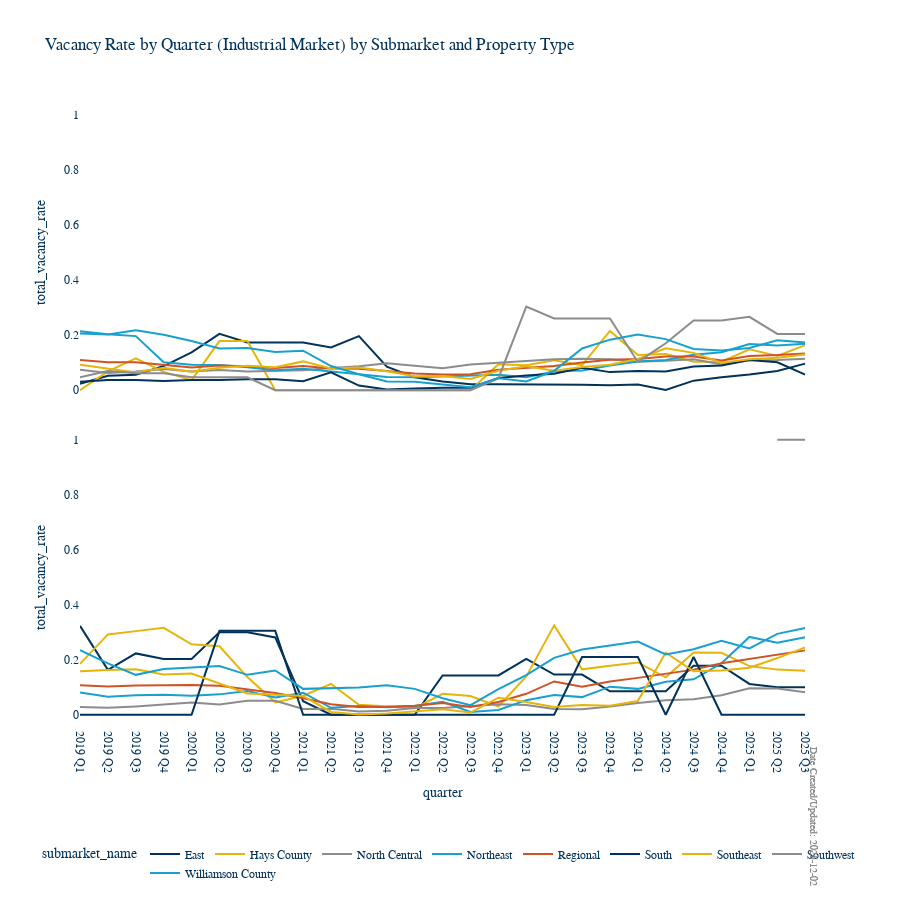

Write notebook code for a chart like this one.
### Code cell
import plotly.express as px

from datetime import datetime

# Define a function as a template for consistently styled Plotly charts
def aquila_styled_line_chart(
    df,
    x,
    y,
    color=None,
    facet_row=None,
    title="",
    height=900
):
    # Brand color palette
    aquila_colors = ["#00325a", "#e6b40a", "#8c8c8c", "#18a0CF", "#D05325"]

    fig = px.line(
        df,
        x=x,
        y=y,
        color=color,
        facet_row=facet_row,
        title=title,
        color_discrete_sequence=aquila_colors
    )
    # Add a footer annotation with today's date for "Date Created/Updated"
    today_str = datetime.today().strftime("%Y-%m-%d")
    footer_text = f"Date Created/Updated: {today_str}"

    fig.update_layout(
        height=height,
        plot_bgcolor='white',
        paper_bgcolor='white',
        font=dict(
            family="Futura LT Pro, Futura, Arial, sans-serif",
            color="#00325a"
        ),
        title_font_family="Futura LT Pro, Futura, Arial, sans-serif",
        legend=dict(
            title_font_family="Futura LT Pro, Futura, Arial, sans-serif",
            orientation="h",                # Make legend horizontal (under the chart)
            yanchor="bottom",
            y=-0.25,                        # Place legend well below chart area
            xanchor="center",
            x=0.5
        ),
        margin=dict(b=100),  # increased space at bottom for both annotation and legend
        annotations=[
            dict(
                text=footer_text,
                xref='paper',
                yref='paper',
                x=1,
                y=-0.25,  # place at far bottom right (matches legend y) and more rightward
                showarrow=False,
                font=dict(
                    size=10,
                    family="Futura LT Pro, Futura, Arial, sans-serif",
                    color="#8c8c8c"
                ),
                xanchor='right',
                yanchor='bottom'
            )
        ],
        xaxis_tickangle=90  # Make x-axis tick labels vertical
    )
    return fig

# Example usage of the template:
# Query every row from market_tables_industrial
query = "SELECT * FROM market_tables_industrial;"
df = pd.read_sql(query, conn)

fig = aquila_styled_line_chart(
    df,
    x="quarter",
    y="total_vacancy_rate",
    color="submarket_name",
    facet_row="property_type",
    title="Vacancy Rate by Quarter (Industrial Market) by Submarket and Property Type"
)
fig.show()

### Figure 1 — Plotly figure (JSON) as saved in the notebook; plotly's stock layout.template omitted (floating-point values rounded to 4 significant figures)
{"data": [{"hovertemplate": "submarket_name=East<br>property_type=Flex<br>quarter=%{x}<br>total_vacancy_rate=%{y}<extra></extra>", "legendgroup": "East", "line": {"color": "#00325a", "dash": "solid"}, "marker": {"symbol": "circle"}, "mode": "lines", "name": "East", "orientation": "v", "showlegend": true, "type": "scatter", "x": ["2019 Q1", "2019 Q2", "2019 Q3", "2019 Q4", "2020 Q1", "2020 Q2", "2020 Q3", "2020 Q4", "2021 Q1", "2021 Q2", "2021 Q3", "2021 Q4", "2022 Q1", "2022 Q2", "2022 Q3", "2022 Q4", "2023 Q1", "2023 Q2", "2023 Q3", "2023 Q4", "2024 Q1", "2024 Q2", "2024 Q3", "2024 Q4", "2025 Q1", "2025 Q2", "2025 Q3"], "xaxis": "x2", "y": [0.024, 0.053, 0.056, 0.088, 0.138, 0.205, 0.174, 0.174, 0.174, 0.156, 0.197, 0.086, 0.047, 0.032, 0.022, 0.022, 0.022, 0.02, 0.02, 0.018, 0.021, 0.001, 0.035, 0.047, 0.057, 0.07, 0.097], "yaxis": "y2"}, {"hovertemplate": "submarket_name=East<br>property_type=Industrial<br>quarter=%{x}<br>total_vacancy_rate=%{y}<extra></extra>", "legendgroup": "East", "line": {"color": "#00325a", "dash": "solid"}, "marker": {"symbol": "circle"}, "mode": "lines", "name": "East", "orientation": "v", "showlegend": false, "type": "scatter", "x": ["2019 Q1", "2019 Q2", "2019 Q3", "2019 Q4", "2020 Q1", "2020 Q2", "2020 Q3", "2020 Q4", "2021 Q1", "2021 Q2", "2021 Q3", "2021 Q4", "2022 Q1", "2022 Q2", "2022 Q3", "2022 Q4", "2023 Q1", "2023 Q2", "2023 Q3", "2023 Q4", "2024 Q1", "2024 Q2", "2024 Q3", "2024 Q4", "2025 Q1", "2025 Q2", "2025 Q3"], "xaxis": "x", "y": [0.323, 0.163, 0.223, 0.203, 0.203, 0.3, 0.3, 0.281, 0.049, 0, 0, 0, 0, 0.143, 0.143, 0.143, 0.203, 0.146, 0.146, 0.085, 0.085, 0.085, 0.178, 0.178, 0.112, 0.1, 0.1], "yaxis": "y"}, {"hovertemplate": "submarket_name=Hays County<br>property_type=Flex<br>quarter=%{x}<br>total_vacancy_rate=%{y}<extra></extra>", "legendgroup": "Hays County", "line": {"color": "#e6b40a", "dash": "solid"}, "marker": {"symbol": "circle"}, "mode": "lines", "name": "Hays County", "orientation": "v", "showlegend": true, "type": "scatter", "x": ["2019 Q1", "2019 Q2", "2019 Q3", "2019 Q4", "2020 Q1", "2020 Q2", "2020 Q3", "2020 Q4", "2021 Q1", "2021 Q2", "2021 Q3", "2021 Q4", "2022 Q1", "2022 Q2", "2022 Q3", "2022 Q4", "2023 Q1", "2023 Q2", "2023 Q3", "2023 Q4", "2024 Q1", "2024 Q2", "2024 Q3", "2024 Q4", "2025 Q1", "2025 Q2", "2025 Q3"], "xaxis": "x2", "y": [0, 0.069, 0.116, 0.067, 0.037, 0.179, 0.179, 0, 0, 0, 0, 0, 0, 0, 0, 0.095, 0.091, 0.109, 0.091, 0.216, 0.128, 0.132, 0.104, 0.104, 0.149, 0.125, 0.164], "yaxis": "y2"}, {"hovertemplate": "submarket_name=Hays County<br>property_type=Industrial<br>quarter=%{x}<br>total_vacancy_rate=%{y}<extra></extra>", "legendgroup": "Hays County", "line": {"color": "#e6b40a", "dash": "solid"}, "marker": {"symbol": "circle"}, "mode": "lines", "name": "Hays County", "orientation": "v", "showlegend": false, "type": "scatter", "x": ["2019 Q1", "2019 Q2", "2019 Q3", "2019 Q4", "2020 Q1", "2020 Q2", "2020 Q3", "2020 Q4", "2021 Q1", "2021 Q2", "2021 Q3", "2021 Q4", "2022 Q1", "2022 Q2", "2022 Q3", "2022 Q4", "2023 Q1", "2023 Q2", "2023 Q3", "2023 Q4", "2024 Q1", "2024 Q2", "2024 Q3", "2024 Q4", "2025 Q1", "2025 Q2", "2025 Q3"], "xaxis": "x", "y": [0.185, 0.292, 0.304, 0.316, 0.256, 0.249, 0.137, 0.045, 0.069, 0.112, 0.036, 0.031, 0.024, 0.076, 0.068, 0.03, 0.139, 0.325, 0.165, 0.178, 0.19, 0.136, 0.226, 0.225, 0.177, 0.164, 0.16], "yaxis": "y"}, {"hovertemplate": "submarket_name=North Central<br>property_type=Flex<br>quarter=%{x}<br>total_vacancy_rate=%{y}<extra></extra>", "legendgroup": "North Central", "line": {"color": "#8c8c8c", "dash": "solid"}, "marker": {"symbol": "circle"}, "mode": "lines", "name": "North Central", "orientation": "v", "showlegend": true, "type": "scatter", "x": ["2019 Q1", "2019 Q2", "2019 Q3", "2019 Q4", "2020 Q1", "2020 Q2", "2020 Q3", "2020 Q4", "2021 Q1", "2021 Q2", "2021 Q3", "2021 Q4", "2022 Q1", "2022 Q2", "2022 Q3", "2022 Q4", "2023 Q1", "2023 Q2", "2023 Q3", "2023 Q4", "2024 Q1", "2024 Q2", "2024 Q3", "2024 Q4", "2025 Q1", "2025 Q2", "2025 Q3"], "xaxis": "x2", "y": [0.075, 0.063, 0.068, 0.077, 0.068, 0.074, 0.068, 0.07, 0.073, 0.081, 0.087, 0.098, 0.089, 0.08, 0.094, 0.1, 0.105, 0.113, 0.115, 0.113, 0.104, 0.107, 0.113, 0.094, 0.109, 0.11, 0.115], "yaxis": "y2"}, {"hovertemplate": "submarket_name=North Central<br>property_type=Industrial<br>quarter=%{x}<br>total_vacancy_rate=%{y}<extra></extra>", "legendgroup": "North Central", "line": {"color": "#8c8c8c", "dash": "solid"}, "marker": {"symbol": "circle"}, "mode": "lines", "name": "North Central", "orientation": "v", "showlegend": false, "type": "scatter", "x": ["2019 Q1", "2019 Q2", "2019 Q3", "2019 Q4", "2020 Q1", "2020 Q2", "2020 Q3", "2020 Q4", "2021 Q1", "2021 Q2", "2021 Q3", "2021 Q4", "2022 Q1", "2022 Q2", "2022 Q3", "2022 Q4", "2023 Q1", "2023 Q2", "2023 Q3", "2023 Q4", "2024 Q1", "2024 Q2", "2024 Q3", "2024 Q4", "2025 Q1", "2025 Q2", "2025 Q3"], "xaxis": "x", "y": [0.028, 0.025, 0.03, 0.036, 0.044, 0.037, 0.051, 0.051, 0.021, 0.022, 0.012, 0.014, 0.024, 0.024, 0.03, 0.038, 0.035, 0.021, 0.02, 0.03, 0.043, 0.053, 0.056, 0.071, 0.096, 0.095, 0.082], "yaxis": "y"}, {"hovertemplate": "submarket_name=Northeast<br>property_type=Flex<br>quarter=%{x}<br>total_vacancy_rate=%{y}<extra></extra>", "legendgroup": "Northeast", "line": {"color": "#18a0CF", "dash": "solid"}, "marker": {"symbol": "circle"}, "mode": "lines", "name": "Northeast", "orientation": "v", "showlegend": true, "type": "scatter", "x": ["2019 Q1", "2019 Q2", "2019 Q3", "2019 Q4", "2020 Q1", "2020 Q2", "2020 Q3", "2020 Q4", "2021 Q1", "2021 Q2", "2021 Q3", "2021 Q4", "2022 Q1", "2022 Q2", "2022 Q3", "2022 Q4", "2023 Q1", "2023 Q2", "2023 Q3", "2023 Q4", "2024 Q1", "2024 Q2", "2024 Q3", "2024 Q4", "2025 Q1", "2025 Q2", "2025 Q3"], "xaxis": "x2", "y": [0.215, 0.204, 0.197, 0.102, 0.093, 0.092, 0.084, 0.073, 0.078, 0.068, 0.058, 0.048, 0.047, 0.05, 0.052, 0.056, 0.047, 0.068, 0.072, 0.09, 0.105, 0.11, 0.129, 0.138, 0.168, 0.163, 0.169], "yaxis": "y2"}, {"hovertemplate": "submarket_name=Northeast<br>property_type=Industrial<br>quarter=%{x}<br>total_vacancy_rate=%{y}<extra></extra>", "legendgroup": "Northeast", "line": {"color": "#18a0CF", "dash": "solid"}, "marker": {"symbol": "circle"}, "mode": "lines", "name": "Northeast", "orientation": "v", "showlegend": false, "type": "scatter", "x": ["2019 Q1", "2019 Q2", "2019 Q3", "2019 Q4", "2020 Q1", "2020 Q2", "2020 Q3", "2020 Q4", "2021 Q1", "2021 Q2", "2021 Q3", "2021 Q4", "2022 Q1", "2022 Q2", "2022 Q3", "2022 Q4", "2023 Q1", "2023 Q2", "2023 Q3", "2023 Q4", "2024 Q1", "2024 Q2", "2024 Q3", "2024 Q4", "2025 Q1", "2025 Q2", "2025 Q3"], "xaxis": "x", "y": [0.081, 0.065, 0.071, 0.073, 0.069, 0.074, 0.086, 0.063, 0.08, 0.025, 0.032, 0.027, 0.032, 0.047, 0.01, 0.017, 0.053, 0.072, 0.064, 0.102, 0.094, 0.12, 0.129, 0.187, 0.283, 0.262, 0.282], "yaxis": "y"}, {"hovertemplate": "submarket_name=Regional<br>property_type=Flex<br>quarter=%{x}<br>total_vacancy_rate=%{y}<extra></extra>", "legendgroup": "Regional", "line": {"color": "#D05325", "dash": "solid"}, "marker": {"symbol": "circle"}, "mode": "lines", "name": "Regional", "orientation": "v", "showlegend": true, "type": "scatter", "x": ["2019 Q1", "2019 Q2", "2019 Q3", "2019 Q4", "2020 Q1", "2020 Q2", "2020 Q3", "2020 Q4", "2021 Q1", "2021 Q2", "2021 Q3", "2021 Q4", "2022 Q1", "2022 Q2", "2022 Q3", "2022 Q4", "2023 Q1", "2023 Q2", "2023 Q3", "2023 Q4", "2024 Q1", "2024 Q2", "2024 Q3", "2024 Q4", "2025 Q1", "2025 Q2", "2025 Q3"], "xaxis": "x2", "y": [0.11, 0.102, 0.102, 0.093, 0.083, 0.09, 0.087, 0.081, 0.088, 0.079, 0.078, 0.07, 0.061, 0.057, 0.058, 0.075, 0.081, 0.088, 0.101, 0.111, 0.114, 0.123, 0.123, 0.108, 0.125, 0.128, 0.134], "yaxis": "y2"}, {"hovertemplate": "submarket_name=Regional<br>property_type=Industrial<br>quarter=%{x}<br>total_vacancy_rate=%{y}<extra></extra>", "legendgroup": "Regional", "line": {"color": "#D05325", "dash": "solid"}, "marker": {"symbol": "circle"}, "mode": "lines", "name": "Regional", "orientation": "v", "showlegend": false, "type": "scatter", "x": ["2019 Q1", "2019 Q2", "2019 Q3", "2019 Q4", "2020 Q1", "2020 Q2", "2020 Q3", "2020 Q4", "2021 Q1", "2021 Q2", "2021 Q3", "2021 Q4", "2022 Q1", "2022 Q2", "2022 Q3", "2022 Q4", "2023 Q1", "2023 Q2", "2023 Q3", "2023 Q4", "2024 Q1", "2024 Q2", "2024 Q3", "2024 Q4", "2025 Q1", "2025 Q2", "2025 Q3"], "xaxis": "x", "y": [0.107, 0.103, 0.106, 0.106, 0.108, 0.105, 0.092, 0.079, 0.06, 0.038, 0.028, 0.029, 0.033, 0.043, 0.028, 0.046, 0.076, 0.121, 0.102, 0.121, 0.134, 0.15, 0.164, 0.187, 0.203, 0.218, 0.234], "yaxis": "y"}, {"hovertemplate": "submarket_name=South<br>property_type=Flex<br>quarter=%{x}<br>total_vacancy_rate=%{y}<extra></extra>", "legendgroup": "South", "line": {"color": "#00325a", "dash": "solid"}, "marker": {"symbol": "circle"}, "mode": "lines", "name": "South", "orientation": "v", "showlegend": true, "type": "scatter", "x": ["2019 Q1", "2019 Q2", "2019 Q3", "2019 Q4", "2020 Q1", "2020 Q2", "2020 Q3", "2020 Q4", "2021 Q1", "2021 Q2", "2021 Q3", "2021 Q4", "2022 Q1", "2022 Q2", "2022 Q3", "2022 Q4", "2023 Q1", "2023 Q2", "2023 Q3", "2023 Q4", "2024 Q1", "2024 Q2", "2024 Q3", "2024 Q4", "2025 Q1", "2025 Q2", "2025 Q3"], "xaxis": "x2", "y": [0.031, 0.037, 0.037, 0.034, 0.037, 0.037, 0.04, 0.04, 0.033, 0.065, 0.017, 0.003, 0.006, 0.009, 0.009, 0.045, 0.054, 0.06, 0.082, 0.066, 0.07, 0.068, 0.086, 0.09, 0.11, 0.102, 0.057], "yaxis": "y2"}, {"hovertemplate": "submarket_name=South<br>property_type=Industrial<br>quarter=%{x}<br>total_vacancy_rate=%{y}<extra></extra>", "legendgroup": "South", "line": {"color": "#00325a", "dash": "solid"}, "marker": {"symbol": "circle"}, "mode": "lines", "name": "South", "orientation": "v", "showlegend": false, "type": "scatter", "x": ["2019 Q1", "2019 Q2", "2019 Q3", "2019 Q4", "2020 Q1", "2020 Q2", "2020 Q3", "2020 Q4", "2021 Q1", "2021 Q2", "2021 Q3", "2021 Q4", "2022 Q1", "2022 Q2", "2022 Q3", "2022 Q4", "2023 Q1", "2023 Q2", "2023 Q3", "2023 Q4", "2024 Q1", "2024 Q2", "2024 Q3", "2024 Q4", "2025 Q1", "2025 Q2", "2025 Q3"], "xaxis": "x", "y": [0, 0, 0, 0, 0, 0.305, 0.305, 0.305, 0, 0, 0, 0, 0, 0, 0, 0, 0, 0, 0.21, 0.21, 0.21, 0, 0.21, 0, 0, 0, 0], "yaxis": "y"}, {"hovertemplate": "submarket_name=Southeast<br>property_type=Flex<br>quarter=%{x}<br>total_vacancy_rate=%{y}<extra></extra>", "legendgroup": "Southeast", "line": {"color": "#e6b40a", "dash": "solid"}, "marker": {"symbol": "circle"}, "mode": "lines", "name": "Southeast", "orientation": "v", "showlegend": true, "type": "scatter", "x": ["2019 Q1", "2019 Q2", "2019 Q3", "2019 Q4", "2020 Q1", "2020 Q2", "2020 Q3", "2020 Q4", "2021 Q1", "2021 Q2", "2021 Q3", "2021 Q4", "2022 Q1", "2022 Q2", "2022 Q3", "2022 Q4", "2023 Q1", "2023 Q2", "2023 Q3", "2023 Q4", "2024 Q1", "2024 Q2", "2024 Q3", "2024 Q4", "2025 Q1", "2025 Q2", "2025 Q3"], "xaxis": "x2", "y": [0.093, 0.079, 0.065, 0.082, 0.067, 0.082, 0.089, 0.084, 0.105, 0.079, 0.083, 0.069, 0.051, 0.052, 0.041, 0.071, 0.087, 0.071, 0.085, 0.093, 0.114, 0.153, 0.136, 0.1, 0.113, 0.118, 0.13], "yaxis": "y2"}, {"hovertemplate": "submarket_name=Southeast<br>property_type=Industrial<br>quarter=%{x}<br>total_vacancy_rate=%{y}<extra></extra>", "legendgroup": "Southeast", "line": {"color": "#e6b40a", "dash": "solid"}, "marker": {"symbol": "circle"}, "mode": "lines", "name": "Southeast", "orientation": "v", "showlegend": false, "type": "scatter", "x": ["2019 Q1", "2019 Q2", "2019 Q3", "2019 Q4", "2020 Q1", "2020 Q2", "2020 Q3", "2020 Q4", "2021 Q1", "2021 Q2", "2021 Q3", "2021 Q4", "2022 Q1", "2022 Q2", "2022 Q3", "2022 Q4", "2023 Q1", "2023 Q2", "2023 Q3", "2023 Q4", "2024 Q1", "2024 Q2", "2024 Q3", "2024 Q4", "2025 Q1", "2025 Q2", "2025 Q3"], "xaxis": "x", "y": [0.158, 0.163, 0.165, 0.146, 0.15, 0.114, 0.077, 0.073, 0.068, 0.01, 0.001, 0.004, 0.012, 0.02, 0.008, 0.062, 0.046, 0.028, 0.035, 0.033, 0.05, 0.226, 0.158, 0.161, 0.171, 0.206, 0.245], "yaxis": "y"}, {"hovertemplate": "submarket_name=Southwest<br>property_type=Flex<br>quarter=%{x}<br>total_vacancy_rate=%{y}<extra></extra>", "legendgroup": "Southwest", "line": {"color": "#8c8c8c", "dash": "solid"}, "marker": {"symbol": "circle"}, "mode": "lines", "name": "Southwest", "orientation": "v", "showlegend": true, "type": "scatter", "x": ["2019 Q1", "2019 Q2", "2019 Q3", "2019 Q4", "2020 Q1", "2020 Q2", "2020 Q3", "2020 Q4", "2021 Q1", "2021 Q2", "2021 Q3", "2021 Q4", "2022 Q1", "2022 Q2", "2022 Q3", "2022 Q4", "2023 Q1", "2023 Q2", "2023 Q3", "2023 Q4", "2024 Q1", "2024 Q2", "2024 Q3", "2024 Q4", "2025 Q1", "2025 Q2", "2025 Q3"], "xaxis": "x2", "y": [0.047, 0.07, 0.062, 0.062, 0.047, 0.047, 0.047, 0, 0, 0, 0, 0, 0, 0, 0, 0.043, 0.304, 0.261, 0.261, 0.261, 0.103, 0.171, 0.254, 0.254, 0.267, 0.205, 0.205], "yaxis": "y2"}, {"hovertemplate": "submarket_name=Southwest<br>property_type=Industrial<br>quarter=%{x}<br>total_vacancy_rate=%{y}<extra></extra>", "legendgroup": "Southwest", "line": {"color": "#8c8c8c", "dash": "solid"}, "marker": {"symbol": "circle"}, "mode": "lines", "name": "Southwest", "orientation": "v", "showlegend": false, "type": "scatter", "x": ["2025 Q2", "2025 Q3"], "xaxis": "x", "y": [1, 1], "yaxis": "y"}, {"hovertemplate": "submarket_name=Williamson County<br>property_type=Flex<br>quarter=%{x}<br>total_vacancy_rate=%{y}<extra></extra>", "legendgroup": "Williamson County", "line": {"color": "#18a0CF", "dash": "solid"}, "marker": {"symbol": "circle"}, "mode": "lines", "name": "Williamson County", "orientation": "v", "showlegend": true, "type": "scatter", "x": ["2019 Q1", "2019 Q2", "2019 Q3", "2019 Q4", "2020 Q1", "2020 Q2", "2020 Q3", "2020 Q4", "2021 Q1", "2021 Q2", "2021 Q3", "2021 Q4", "2022 Q1", "2022 Q2", "2022 Q3", "2022 Q4", "2023 Q1", "2023 Q2", "2023 Q3", "2023 Q4", "2024 Q1", "2024 Q2", "2024 Q3", "2024 Q4", "2025 Q1", "2025 Q2", "2025 Q3"], "xaxis": "x2", "y": [0.206, 0.203, 0.218, 0.202, 0.179, 0.152, 0.154, 0.139, 0.144, 0.088, 0.058, 0.032, 0.031, 0.022, 0.011, 0.044, 0.032, 0.071, 0.152, 0.184, 0.203, 0.186, 0.15, 0.145, 0.154, 0.182, 0.174], "yaxis": "y2"}, {"hovertemplate": "submarket_name=Williamson County<br>property_type=Industrial<br>quarter=%{x}<br>total_vacancy_rate=%{y}<extra></extra>", "legendgroup": "Williamson County", "line": {"color": "#18a0CF", "dash": "solid"}, "marker": {"symbol": "circle"}, "mode": "lines", "name": "Williamson County", "orientation": "v", "showlegend": false, "type": "scatter", "x": ["2019 Q1", "2019 Q2", "2019 Q3", "2019 Q4", "2020 Q1", "2020 Q2", "2020 Q3", "2020 Q4", "2021 Q1", "2021 Q2", "2021 Q3", "2021 Q4", "2022 Q1", "2022 Q2", "2022 Q3", "2022 Q4", "2023 Q1", "2023 Q2", "2023 Q3", "2023 Q4", "2024 Q1", "2024 Q2", "2024 Q3", "2024 Q4", "2025 Q1", "2025 Q2", "2025 Q3"], "xaxis": "x", "y": [0.235, 0.187, 0.145, 0.166, 0.172, 0.177, 0.145, 0.161, 0.094, 0.096, 0.099, 0.107, 0.094, 0.06, 0.035, 0.093, 0.144, 0.207, 0.237, 0.252, 0.266, 0.219, 0.238, 0.269, 0.241, 0.294, 0.315], "yaxis": "y"}], "layout": {"annotations": [{"font": {"color": "#8c8c8c", "family": "Futura LT Pro, Futura, Arial, sans-serif", "size": 10}, "showarrow": false, "text": "Date Created/Updated: 2025-12-02", "textangle": 90, "x": 1, "xanchor": "right", "xref": "paper", "y": -0.25, "yanchor": "bottom", "yref": "paper"}, {"font": {"color": "#8c8c8c", "family": "Futura LT Pro, Futura, Arial, sans-serif", "size": 10}, "showarrow": false, "text": "Date Created/Updated: 2025-12-02", "textangle": 90, "x": 1, "xanchor": "right", "xref": "paper", "y": -0.25, "yanchor": "bottom", "yref": "paper"}], "font": {"color": "#00325a", "family": "Futura LT Pro, Futura, Arial, sans-serif"}, "height": 900, "legend": {"orientation": "h", "title": {"font": {"family": "Futura LT Pro, Futura, Arial, sans-serif"}, "text": "submarket_name"}, "tracegroupgap": 0, "x": 0.5, "xanchor": "center", "y": -0.25, "yanchor": "bottom"}, "margin": {"b": 100}, "paper_bgcolor": "white", "plot_bgcolor": "white", "title": {"font": {"family": "Futura LT Pro, Futura, Arial, sans-serif"}, "text": "Vacancy Rate by Quarter (Industrial Market) by Submarket and Property Type"}, "xaxis": {"anchor": "y", "domain": [0, 0.98], "tickangle": 90, "title": {"text": "quarter"}}, "xaxis2": {"anchor": "y2", "domain": [0, 0.98], "matches": "x", "showticklabels": false}, "yaxis": {"anchor": "x", "domain": [0, 0.485], "title": {"text": "total_vacancy_rate"}}, "yaxis2": {"anchor": "x2", "domain": [0.515, 1], "matches": "y", "title": {"text": "total_vacancy_rate"}}}}
